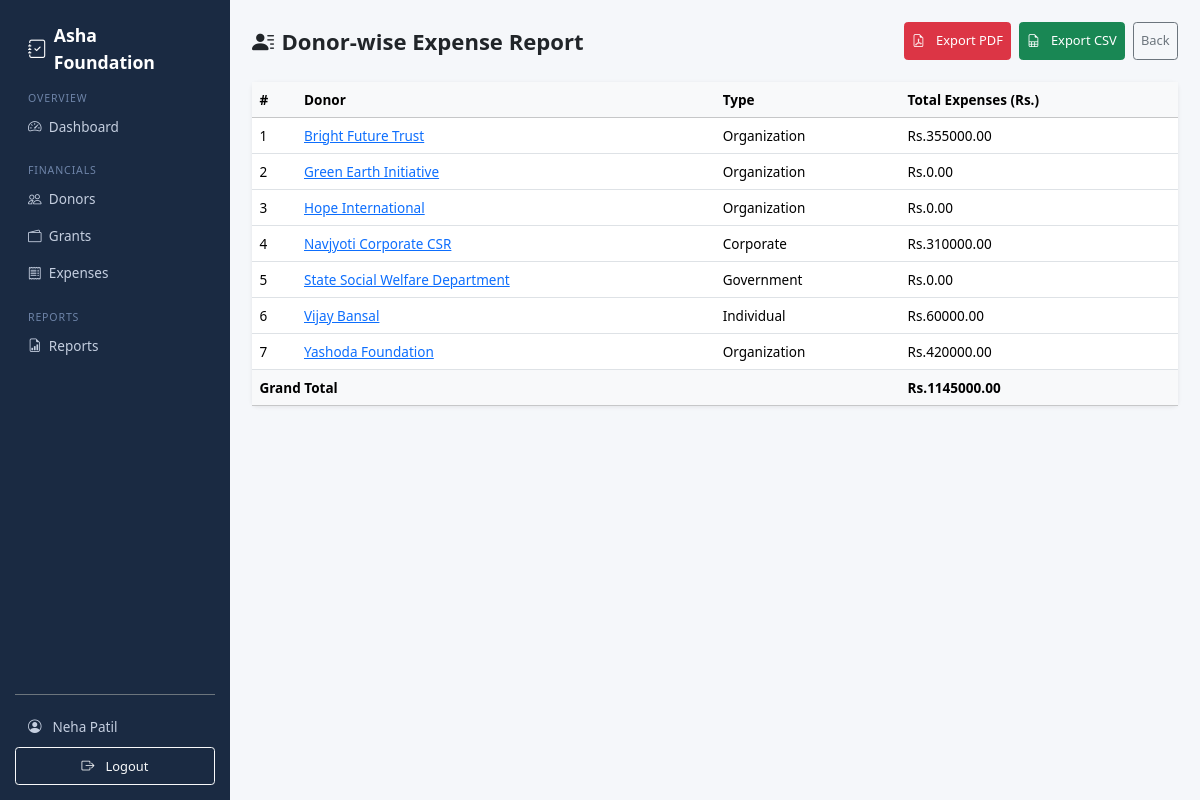
The app's page /reports/donor-expenses/ (signed in), older data.
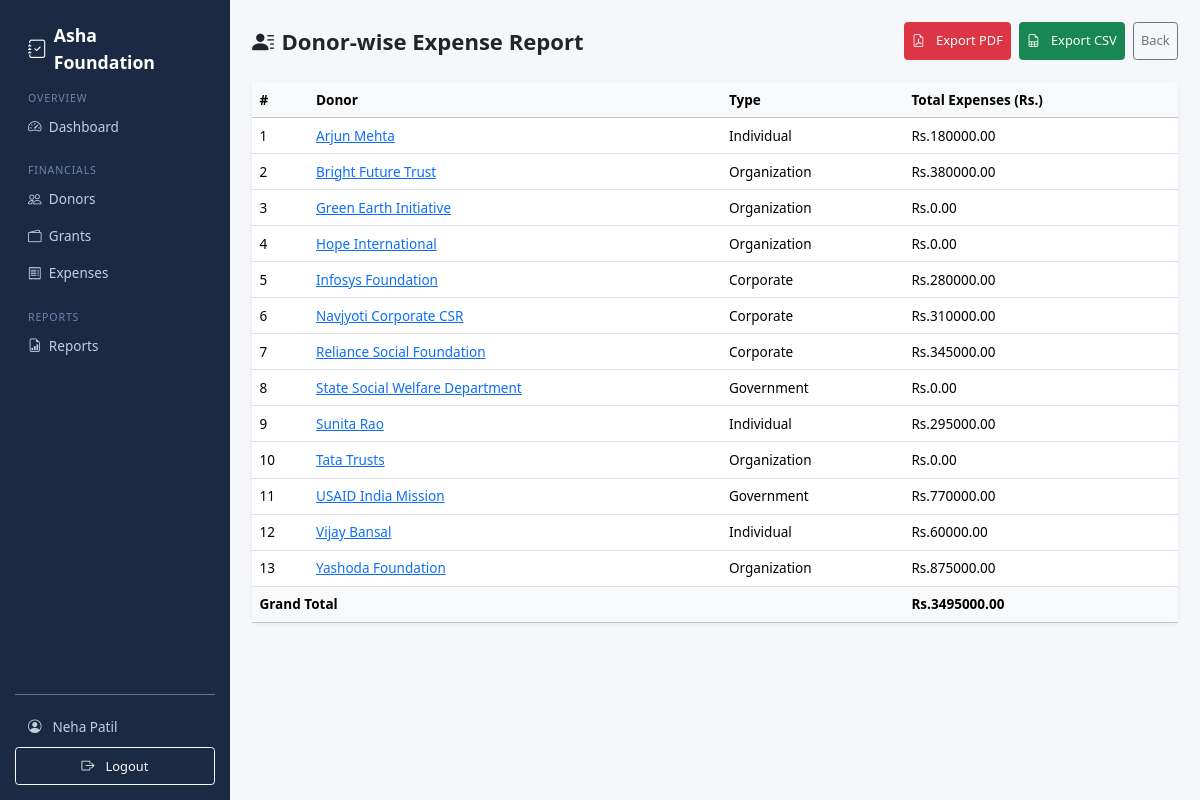
The same page, newer data.
### apps/donors/models.py (models this page shows, shortened)
class Donor(models.Model):
    TYPE_INDIVIDUAL = "individual"
    TYPE_ORGANIZATION = "organization"
    TYPE_GOVERNMENT = "government"
    TYPE_CORPORATE = "corporate"
    TYPE_CHOICES = [
        (TYPE_INDIVIDUAL, "Individual"),
        (TYPE_ORGANIZATION, "Organization"),
        (TYPE_GOVERNMENT, "Government"),
        (TYPE_CORPORATE, "Corporate"),
    ]
    name = models.CharField(
        max_length=200,
        help_text="Full name of the donor (individual, organization, or agency)"
    )
    donor_type = models.CharField(
        max_length=20,
        choices=TYPE_CHOICES,
        default=TYPE_INDIVIDUAL,
        help_text="Category of donor for classification"
    )
    email = models.EmailField(
        blank=True,
        help_text="Contact email address"
    )
    phone = models.CharField(
        max_length=20,
        blank=True,
        help_text="Contact phone number (format flexible)"
    )
    country = models.CharField(
        max_length=100,
        default="India",
        help_text="Donor's country"
    )
    address = models.TextField(
        blank=True,
        help_text="Mailing address for communication"
    )
    pan_number = models.CharField(
        max_length=20,
        blank=True,
        verbose_name="PAN Number",
        help_text="Indian PAN (Permanent Account Number) for tax purposes"
    )
    notes = models.TextField(
        blank=True,
        help_text="Internal notes (preferences, restrictions, etc.)"
    )
    is_active = models.BooleanField(
        default=True,
        help_text="Soft-delete flag. False = inactive but preserved for history"
    )
    created_at = models.DateTimeField(
        auto_now_add=True,
        help_text="When the donor was first registered"
    )
    updated_at = models.DateTimeField(
        auto_now=True,
        help_text="When the donor record was last modified"
    )
    class Meta:
        ordering = ["name"]

### apps/reports/views.py (the view)
# urls.py: path("donor-expenses/", views.donor_expense_report, name="donor_expense"),
@login_required
@report_required
def donor_expense_report(request):
    donors = Donor.objects.filter(is_active=True).prefetch_related(
        "grants__allocations__expense"
    )
    rows = []
    for donor in donors:
        total = ExpenseAllocation.objects.filter(
            grant__donor=donor, expense__is_active=True
        ).aggregate(t=Sum("allocated_amount"))["t"] or 0
        rows.append({"donor": donor, "total": total})
    grand_total = sum(r["total"] for r in rows)
    return render(request, "reports/donor_expense_report.html", {"rows": rows, "grand_total": grand_total})

### apps/accounts/models.py (called while the page is built)
    @property
    def is_admin_role(self):
        return self.role == self.ROLE_ADMIN

    @property
    def is_finance(self):
        return self.role == self.ROLE_FINANCE

    @property
    def is_auditor(self):
        return self.role == self.ROLE_AUDITOR

### apps/reports/templates/reports/donor_expense_report.html (shortened to what this page needs)
{% extends "base.html" %}
{% block content %}
<div class="d-flex justify-content-between align-items-center mb-4">
  <h4 class="fw-bold mb-0"><i class="bi bi-person-lines-fill me-2"></i>Donor-wise Expense Report</h4>
  <div class="d-flex gap-2">
    <a href="{% url 'reports:donor_expense_pdf' %}" class="btn btn-sm btn-danger" target="_blank">
      <i class="bi bi-file-earmark-pdf me-1"></i>Export PDF
    </a>
    <a href="{% url 'reports:donor_expense_csv' %}" class="btn btn-sm btn-success">
      <i class="bi bi-file-earmark-spreadsheet me-1"></i>Export CSV
    </a>
    <a href="{% url 'reports:report_index' %}" class="btn btn-outline-secondary btn-sm">Back</a>
  </div>
</div>
<div class="card">
  <div class="table-responsive">
    <table class="table mb-0">
      <thead class="table-light">
        <tr><th>#</th><th>Donor</th><th>Type</th><th>Total Expenses (Rs.)</th></tr>
      </thead>
      <tbody>
        {% for row in rows %}
        <tr>
          <td>{{ forloop.counter }}</td>
          <td><a href="{% url 'donors:donor_detail' row.donor.pk %}">{{ row.donor.name }}</a></td>
          <td>{{ row.donor.get_donor_type_display }}</td>
          <td>Rs.{{ row.total|floatformat:2 }}</td>
        </tr>
        {% empty %}
        <tr><td colspan="4" class="text-muted text-center py-4">No data.</td></tr>
        {% endfor %}
      </tbody>
      {% if rows %}
      <tfoot class="table-light">
        <tr>
          <th colspan="3">Grand Total</th>
          <th>Rs.{{ grand_total|floatformat:2 }}</th>
        </tr>
      </tfoot>
      {% endif %}
    </table>
  </div>
</div>
{% endblock %}

Row changes from the older to the newer data that the page shows:
added Donor: donor.name "Arjun Mehta", donor.donor_type "Individual", total "180000.00"
changed Donor "Bright Future Trust": total "355000.00" → "380000.00"
added Donor: donor.name "Infosys Foundation", donor.donor_type "Corporate", total "280000.00"
added Donor: donor.name "Reliance Social Foundation", donor.donor_type "Corporate", total "345000.00"
added Donor: donor.name "Sunita Rao", donor.donor_type "Individual", total "295000.00"
added Donor: donor.name "Tata Trusts", donor.donor_type "Organization", total "0.00"
added Donor: donor.name "USAID India Mission", donor.donor_type "Government", total "770000.00"
changed Donor "Yashoda Foundation": total "420000.00" → "875000.00"
Text that changed along with them:
{{ grand_total|floatformat:2 }}: "1145000.00" → "3495000.00"
